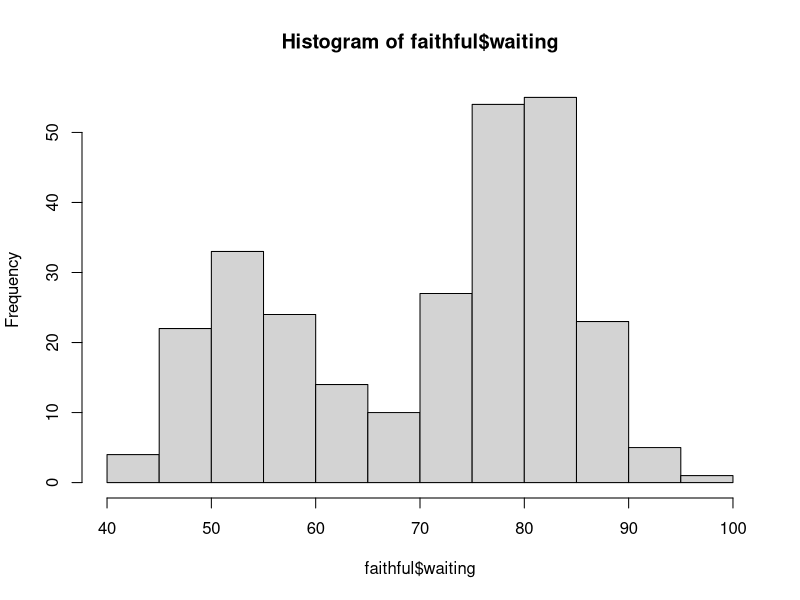

Recreate this plot in R.
## ---- chunk 1
data(faithful)
hist(faithful$waiting)
